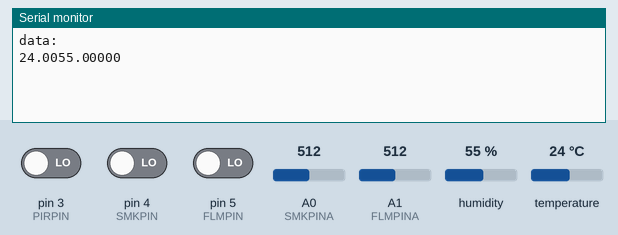
Bench run of a sketch on a simulated Arduino Uno, built with avr-gcc and run on an emulated ATmega328P. Shown: the last lines printed to the serial monitor. The test bench sets the inputs (shaded band); at power-on: humidity 55 %, pin 3 (PIRPIN) LOW, pin 4 (SMKPIN) LOW, pin 5 (FLMPIN) LOW, temperature 24 °C, A0 (SMKPINA) = 512, A1 (FLMPINA) = 512. WiFi joins after 1.5 s; servers stay silent unless stated.

Above: at 4.2 s.
4.3 s: humidity set to 22 %
11.8 s: pin 3 (PIRPIN) driven HIGH
At 13.7 s:
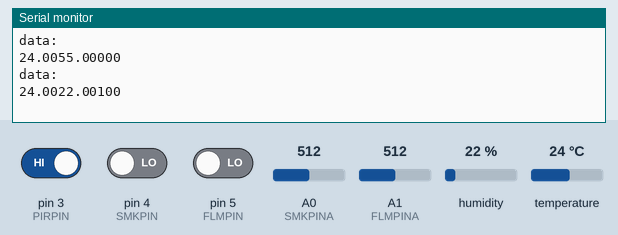
19.3 s: pin 4 (SMKPIN) driven HIGH
At 23.4 s:
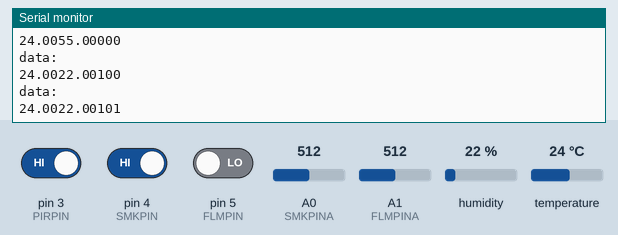
26.8 s: pin 5 (FLMPIN) driven HIGH
At 34.0 s:
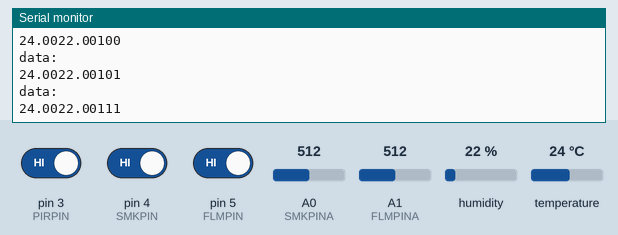
34.3 s: temperature set to 12 °C
41.8 s: pin 3 (PIRPIN) driven LOW
At 44.0 s:
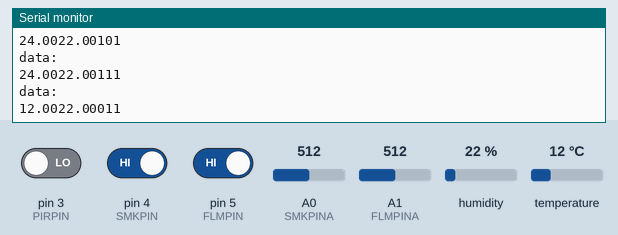
Timing chart, 0 to 45.5 s (numbered marks = the images above; inputs shaded):
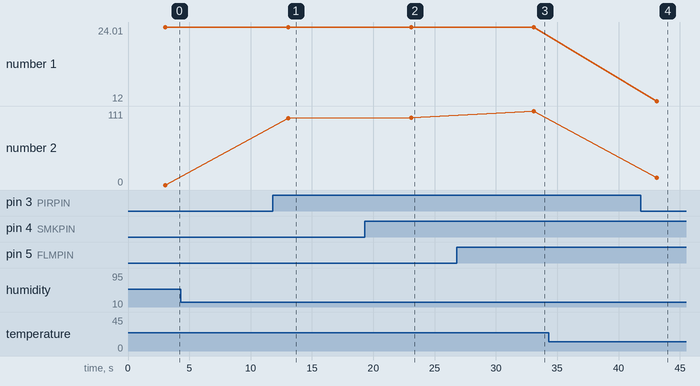

Measured:
- after the input at 11.8 s, the serial monitor: prints a new line after 1.3 s (image 1)
- after the input at 19.3 s, the serial monitor: prints a new line after 3.8 s (image 2)
- after the input at 26.8 s, the serial monitor: prints a new line after 6.3 s (image 3)
- after the input at 41.8 s, the serial monitor: prints a new line after 1.3 s (image 4)
- plotted number 2: 0 → 100 after the input at 11.8 s, 100 → 101 after the input at 19.3 s, 101 → 111 after the input at 26.8 s, 111 → 11 after the input at 41.8 s

The sketch:

alertfire.ino
```cpp
// Example testing sketch for various DHT humidity/temperature sensors
// Written by ladyada, public domain

#include "DHT.h"
#include <UIPEthernet.h>
#include <PubSubClient.h>


#define DHTPIN 2     // what digital pin we're connected to
#define PIRPIN 3     // what digital pin we're connected to
#define SMKPIN 4     // what digital pin we're connected to
#define FLMPIN 5
#define SMKPINA 0    // what analogic pin we're connected to
#define FLMPINA 1    // what analogic pin we're connected to

// Uncomment whatever type you're using!
#define DHTTYPE DHT11   // DHT 11
//#define DHTTYPE DHT22   // DHT 22  (AM2302), AM2321
//#define DHTTYPE DHT21   // DHT 21 (AM2301)

// Connect pin 1 (on the left) of the sensor to +5V
// NOTE: If using a board with 3.3V logic like an Arduino Due connect pin 1
// to 3.3V instead of 5V!
// Connect pin 2 of the sensor to whatever your DHTPIN is
// Connect pin 4 (on the right) of the sensor to GROUND
// Connect a 10K resistor from pin 2 (data) to pin 1 (power) of the sensor

// Initialize DHT sensor.
// Note that older versions of this library took an optional third parameter to
// tweak the timings for faster processors.  This parameter is no longer needed
// as the current DHT reading algorithm adjusts itself to work on faster procs.
DHT dht(DHTPIN, DHTTYPE);


// Update these with values suitable for your network.
byte mac[] = {  0x75, 0x75, 0xBA, 0xFE, 0xFE, 0xED };

//byte server[] = {52, 58, 157, 180}; this is server broker.hivemq.com
byte server[] = {192, 168, 0, 3};

EthernetClient ethClient;
PubSubClient client(server, 1883, 0, ethClient);

char g_achBuffer[5];
char g_achMenssage[15];


void reconnect() {
  // Loop until we're reconnected
  while (!client.connected()) {
    Serial.print("Attempting MQTT connection...");
    // Attempt to connect
    if (client.connect("arduinoClient")) {
      Serial.println("connected");
      // Once connected, publish an announcement...
      // client.publish("raimundo-oliveira","hello world");
      // ... and resubscribe
      // client.subscribe("inTopic");
    } else {
      Serial.print("failed, rc=");
      Serial.print(client.state());
      Serial.println(" try again in 5 seconds");
      // Wait 5 seconds before retrying
      delay(5000);
    }
  }
}


void setup() {
  Serial.begin(9600);

  pinMode(PIRPIN, INPUT);
  pinMode(SMKPIN, INPUT);
  pinMode(SMKPINA, INPUT);
  pinMode(FLMPINA, INPUT);
  pinMode(FLMPIN, INPUT);

  dht.begin();

  Ethernet.begin(mac);
  delay(1500);

}

void loop() {


  // Reading smok
  int iSmok = digitalRead( SMKPIN );
  int iSmoka = analogRead( SMKPINA );

  // Reading flame
  int iFlamea = analogRead( FLMPINA );
  int iFlame = digitalRead( FLMPIN );

  //Serial.println( iSmoka );
  //Serial.println( iSmok );
  //Serial.println( iFlame );
  //Serial.println( iFlamea );

  // Reading the presence
  int iPir = digitalRead( PIRPIN );

   // Reading temperature or humidity takes about 250 milliseconds!
  // Sensor readings may also be up to 2 seconds 'old' (its a very slow sensor)
  float h = dht.readHumidity();
  // Read temperature as Celsius (the default)
  float t = dht.readTemperature();
  // Read temperature as Fahrenheit (isFahrenheit = true)
  float f = dht.readTemperature(true);

  // Check if any reads failed and exit early (to try again).
  if (isnan(h) || isnan(t) || isnan(f)) {
    Serial.println("Failed to read from DHT sensor!");
    return;
  }

  // Compute heat index in Fahrenheit (the default)
  float hif = dht.computeHeatIndex(f, h);
  // Compute heat index in Celsius (isFahreheit = false)
  float hic = dht.computeHeatIndex(t, h, false);

  int iBuffLen = sizeof(g_achBuffer);

  // protocolo
  // temperatur
  dtostrf( t, sizeof(float), 2, g_achBuffer );
  memcpy( g_achMenssage, g_achBuffer, iBuffLen );

  // humidi
  memset( g_achBuffer, 0, iBuffLen );
  dtostrf( h, sizeof(float), 2, g_achBuffer );
  memcpy( &g_achMenssage[iBuffLen], g_achBuffer, iBuffLen );

 // presença
  memset( g_achBuffer, 0, iBuffLen );
  dtostrf( iPir, 1, 0, g_achBuffer );
  g_achMenssage[10] = g_achBuffer[0];
  //memcpy( &g_achMenssage[2*iBuffLen], g_achBuffer, 1 );

  // flame
  memset( g_achBuffer, 0, iBuffLen );
  dtostrf( iFlame, 1, 0, g_achBuffer );
  g_achMenssage[11] = g_achBuffer[0];
 //memcpy( &g_achMenssage[(2*iBuffLen)], g_achBuffer, 1 );

  // smoke
  memset( g_achBuffer, 0, iBuffLen );
  dtostrf( iSmok, 1, 0, g_achBuffer );
  g_achMenssage[12] = g_achBuffer[0];

  g_achMenssage[13] = '\0';

  Serial.print( "data:\n" );
  Serial.print( g_achMenssage );
  Serial.print( "\n" );
  Serial.print( "\n" );

  if (!client.connected()) {
    //reconnect();
  }
  client.publish("data",g_achMenssage);
  client.loop();

  // Wait a few seconds between measurements.
  delay(10000);

}
```
